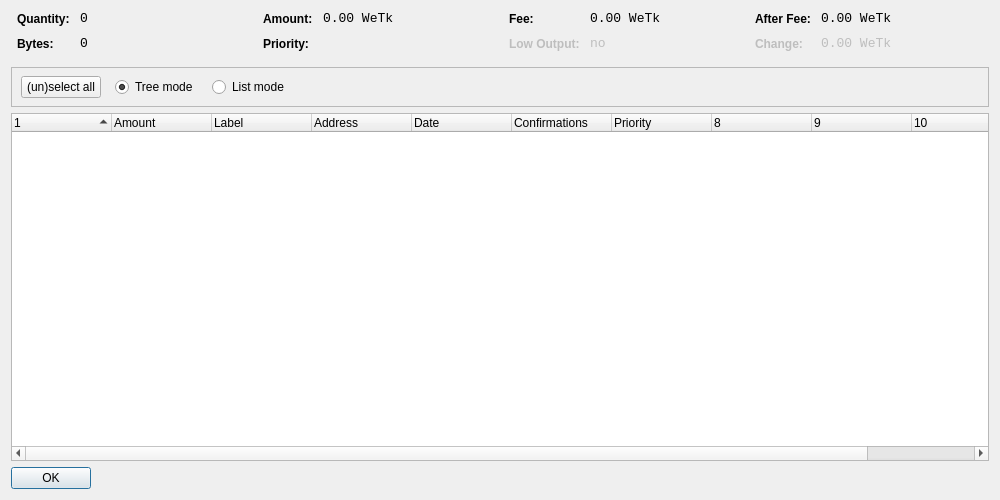
<?xml version="1.0" encoding="UTF-8"?>
<ui version="4.0">
 <class>CoinControlDialog</class>
 <widget class="QDialog" name="CoinControlDialog">
  <property name="geometry">
   <rect>
    <x>0</x>
    <y>0</y>
    <width>1000</width>
    <height>500</height>
   </rect>
  </property>
  <property name="windowTitle">
   <string>Coin Control</string>
  </property>
  <layout class="QVBoxLayout" name="verticalLayout">
   <item>
    <layout class="QHBoxLayout" name="horizontalLayoutTop" stretch="0,0,0,0">
     <property name="topMargin">
      <number>0</number>
     </property>
     <property name="bottomMargin">
      <number>10</number>
     </property>
     <item>
      <layout class="QFormLayout" name="formLayoutCoinControl1">
       <property name="horizontalSpacing">
        <number>10</number>
       </property>
       <property name="verticalSpacing">
        <number>10</number>
       </property>
       <property name="leftMargin">
        <number>6</number>
       </property>
       <property name="rightMargin">
        <number>6</number>
       </property>
       <item row="0" column="0">
        <widget class="QLabel" name="labelCoinControlQuantityText">
         <property name="styleSheet">
          <string notr="true">font-weight:bold;</string>
         </property>
         <property name="text">
          <string>Quantity:</string>
         </property>
        </widget>
       </item>
       <item row="0" column="1">
        <widget class="QLabel" name="labelCoinControlQuantity">
         <property name="font">
          <font>
           <family>Monospace</family>
           <pointsize>10</pointsize>
          </font>
         </property>
         <property name="cursor">
          <cursorShape>IBeamCursor</cursorShape>
         </property>
         <property name="contextMenuPolicy">
          <enum>Qt::ActionsContextMenu</enum>
         </property>
         <property name="text">
          <string notr="true">0</string>
         </property>
         <property name="textInteractionFlags">
          <set>Qt::LinksAccessibleByMouse|Qt::TextSelectableByKeyboard|Qt::TextSelectableByMouse</set>
         </property>
        </widget>
       </item>
       <item row="1" column="0">
        <widget class="QLabel" name="labelCoinControlBytesText">
         <property name="styleSheet">
          <string notr="true">font-weight:bold;</string>
         </property>
         <property name="text">
          <string>Bytes:</string>
         </property>
        </widget>
       </item>
       <item row="1" column="1">
        <widget class="QLabel" name="labelCoinControlBytes">
         <property name="font">
          <font>
           <family>Monospace</family>
           <pointsize>10</pointsize>
          </font>
         </property>
         <property name="cursor">
          <cursorShape>IBeamCursor</cursorShape>
         </property>
         <property name="contextMenuPolicy">
          <enum>Qt::ActionsContextMenu</enum>
         </property>
         <property name="text">
          <string notr="true">0</string>
         </property>
         <property name="textInteractionFlags">
          <set>Qt::LinksAccessibleByMouse|Qt::TextSelectableByKeyboard|Qt::TextSelectableByMouse</set>
         </property>
        </widget>
       </item>
      </layout>
     </item>
     <item>
      <layout class="QFormLayout" name="formLayoutCoinControl2">
       <property name="horizontalSpacing">
        <number>10</number>
       </property>
       <property name="verticalSpacing">
        <number>10</number>
       </property>
       <property name="leftMargin">
        <number>6</number>
       </property>
       <property name="rightMargin">
        <number>6</number>
       </property>
       <item row="0" column="0">
        <widget class="QLabel" name="labelCoinControlAmountText">
         <property name="styleSheet">
          <string notr="true">font-weight:bold;</string>
         </property>
         <property name="text">
          <string>Amount:</string>
         </property>
        </widget>
       </item>
       <item row="0" column="1">
        <widget class="QLabel" name="labelCoinControlAmount">
         <property name="font">
          <font>
           <family>Monospace</family>
           <pointsize>10</pointsize>
          </font>
         </property>
         <property name="cursor">
          <cursorShape>IBeamCursor</cursorShape>
         </property>
         <property name="contextMenuPolicy">
          <enum>Qt::ActionsContextMenu</enum>
         </property>
         <property name="text">
          <string notr="true">0.00 WeTk</string>
         </property>
         <property name="textInteractionFlags">
          <set>Qt::LinksAccessibleByMouse|Qt::TextSelectableByKeyboard|Qt::TextSelectableByMouse</set>
         </property>
        </widget>
       </item>
       <item row="1" column="0">
        <widget class="QLabel" name="labelCoinControlPriorityText">
         <property name="styleSheet">
          <string notr="true">font-weight:bold;</string>
         </property>
         <property name="text">
          <string>Priority:</string>
         </property>
        </widget>
       </item>
       <item row="1" column="1">
        <widget class="QLabel" name="labelCoinControlPriority">
         <property name="font">
          <font>
           <family>Monospace</family>
           <pointsize>10</pointsize>
          </font>
         </property>
         <property name="cursor">
          <cursorShape>IBeamCursor</cursorShape>
         </property>
         <property name="contextMenuPolicy">
          <enum>Qt::ActionsContextMenu</enum>
         </property>
         <property name="text">
          <string/>
         </property>
         <property name="textInteractionFlags">
          <set>Qt::LinksAccessibleByMouse|Qt::TextSelectableByKeyboard|Qt::TextSelectableByMouse</set>
         </property>
        </widget>
       </item>
      </layout>
     </item>
     <item>
      <layout class="QFormLayout" name="formLayoutCoinControl3">
       <property name="horizontalSpacing">
        <number>10</number>
       </property>
       <property name="verticalSpacing">
        <number>10</number>
       </property>
       <property name="leftMargin">
        <number>6</number>
       </property>
       <property name="rightMargin">
        <number>6</number>
       </property>
       <item row="0" column="0">
        <widget class="QLabel" name="labelCoinControlFeeText">
         <property name="styleSheet">
          <string notr="true">font-weight:bold;</string>
         </property>
         <property name="text">
          <string>Fee:</string>
         </property>
        </widget>
       </item>
       <item row="0" column="1">
        <widget class="QLabel" name="labelCoinControlFee">
         <property name="font">
          <font>
           <family>Monospace</family>
           <pointsize>10</pointsize>
          </font>
         </property>
         <property name="cursor">
          <cursorShape>IBeamCursor</cursorShape>
         </property>
         <property name="contextMenuPolicy">
          <enum>Qt::ActionsContextMenu</enum>
         </property>
         <property name="text">
          <string notr="true">0.00 WeTk</string>
         </property>
         <property name="textInteractionFlags">
          <set>Qt::LinksAccessibleByMouse|Qt::TextSelectableByKeyboard|Qt::TextSelectableByMouse</set>
         </property>
        </widget>
       </item>
       <item row="1" column="0">
        <widget class="QLabel" name="labelCoinControlLowOutputText">
         <property name="enabled">
          <bool>false</bool>
         </property>
         <property name="styleSheet">
          <string notr="true">font-weight:bold;</string>
         </property>
         <property name="text">
          <string>Low Output:</string>
         </property>
        </widget>
       </item>
       <item row="1" column="1">
        <widget class="QLabel" name="labelCoinControlLowOutput">
         <property name="enabled">
          <bool>false</bool>
         </property>
         <property name="font">
          <font>
           <family>Monospace</family>
           <pointsize>10</pointsize>
          </font>
         </property>
         <property name="cursor">
          <cursorShape>IBeamCursor</cursorShape>
         </property>
         <property name="contextMenuPolicy">
          <enum>Qt::ActionsContextMenu</enum>
         </property>
         <property name="text">
          <string notr="true">no</string>
         </property>
         <property name="textInteractionFlags">
          <set>Qt::LinksAccessibleByMouse|Qt::TextSelectableByKeyboard|Qt::TextSelectableByMouse</set>
         </property>
        </widget>
       </item>
      </layout>
     </item>
     <item>
      <layout class="QFormLayout" name="formLayoutCoinControl4">
       <property name="horizontalSpacing">
        <number>10</number>
       </property>
       <property name="verticalSpacing">
        <number>10</number>
       </property>
       <property name="leftMargin">
        <number>6</number>
       </property>
       <property name="rightMargin">
        <number>6</number>
       </property>
       <item row="0" column="0">
        <widget class="QLabel" name="labelCoinControlAfterFeeText">
         <property name="styleSheet">
          <string notr="true">font-weight:bold;</string>
         </property>
         <property name="text">
          <string>After Fee:</string>
         </property>
        </widget>
       </item>
       <item row="0" column="1">
        <widget class="QLabel" name="labelCoinControlAfterFee">
         <property name="font">
          <font>
           <family>Monospace</family>
           <pointsize>10</pointsize>
          </font>
         </property>
         <property name="cursor">
          <cursorShape>IBeamCursor</cursorShape>
         </property>
         <property name="contextMenuPolicy">
          <enum>Qt::ActionsContextMenu</enum>
         </property>
         <property name="text">
          <string notr="true">0.00 WeTk</string>
         </property>
         <property name="textInteractionFlags">
          <set>Qt::LinksAccessibleByMouse|Qt::TextSelectableByKeyboard|Qt::TextSelectableByMouse</set>
         </property>
        </widget>
       </item>
       <item row="1" column="0">
        <widget class="QLabel" name="labelCoinControlChangeText">
         <property name="enabled">
          <bool>false</bool>
         </property>
         <property name="styleSheet">
          <string notr="true">font-weight:bold;</string>
         </property>
         <property name="text">
          <string>Change:</string>
         </property>
        </widget>
       </item>
       <item row="1" column="1">
        <widget class="QLabel" name="labelCoinControlChange">
         <property name="enabled">
          <bool>false</bool>
         </property>
         <property name="font">
          <font>
           <family>Monospace</family>
           <pointsize>10</pointsize>
          </font>
         </property>
         <property name="cursor">
          <cursorShape>IBeamCursor</cursorShape>
         </property>
         <property name="contextMenuPolicy">
          <enum>Qt::ActionsContextMenu</enum>
         </property>
         <property name="text">
          <string notr="true">0.00 WeTk</string>
         </property>
         <property name="textInteractionFlags">
          <set>Qt::LinksAccessibleByMouse|Qt::TextSelectableByKeyboard|Qt::TextSelectableByMouse</set>
         </property>
        </widget>
       </item>
      </layout>
     </item>
    </layout>
   </item>
   <item>
    <widget class="QFrame" name="frame">
     <property name="minimumSize">
      <size>
       <width>0</width>
       <height>40</height>
      </size>
     </property>
     <property name="frameShape">
      <enum>QFrame::StyledPanel</enum>
     </property>
     <property name="frameShadow">
      <enum>QFrame::Sunken</enum>
     </property>
     <widget class="QWidget" name="horizontalLayoutWidget">
      <property name="geometry">
       <rect>
        <x>10</x>
        <y>0</y>
        <width>781</width>
        <height>41</height>
       </rect>
      </property>
      <layout class="QHBoxLayout" name="horizontalLayoutPanel" stretch="0,0,0,0,0">
       <property name="spacing">
        <number>14</number>
       </property>
       <item>
        <widget class="QPushButton" name="pushButtonSelectAll">
         <property name="sizePolicy">
          <sizepolicy hsizetype="Maximum" vsizetype="Fixed">
           <horstretch>0</horstretch>
           <verstretch>0</verstretch>
          </sizepolicy>
         </property>
         <property name="text">
          <string>(un)select all</string>
         </property>
        </widget>
       </item>
       <item>
        <widget class="QRadioButton" name="radioTreeMode">
         <property name="sizePolicy">
          <sizepolicy hsizetype="Maximum" vsizetype="Fixed">
           <horstretch>0</horstretch>
           <verstretch>0</verstretch>
          </sizepolicy>
         </property>
         <property name="text">
          <string>Tree mode</string>
         </property>
         <property name="checked">
          <bool>true</bool>
         </property>
        </widget>
       </item>
       <item>
        <widget class="QRadioButton" name="radioListMode">
         <property name="sizePolicy">
          <sizepolicy hsizetype="Maximum" vsizetype="Fixed">
           <horstretch>0</horstretch>
           <verstretch>0</verstretch>
          </sizepolicy>
         </property>
         <property name="text">
          <string>List mode</string>
         </property>
        </widget>
       </item>
       <item>
        <spacer name="horizontalSpacer">
         <property name="orientation">
          <enum>Qt::Horizontal</enum>
         </property>
         <property name="sizeHint" stdset="0">
          <size>
           <width>40</width>
           <height>20</height>
          </size>
         </property>
        </spacer>
       </item>
      </layout>
     </widget>
    </widget>
   </item>
   <item>
    <widget class="CoinControlTreeWidget" name="treeWidget">
     <property name="contextMenuPolicy">
      <enum>Qt::CustomContextMenu</enum>
     </property>
     <property name="sortingEnabled">
      <bool>false</bool>
     </property>
     <property name="columnCount">
      <number>11</number>
     </property>
     <attribute name="headerShowSortIndicator" stdset="0">
      <bool>true</bool>
     </attribute>
     <attribute name="headerStretchLastSection">
      <bool>false</bool>
     </attribute>
     <column>
      <property name="text">
       <string/>
      </property>
     </column>
     <column>
      <property name="text">
       <string>Amount</string>
      </property>
     </column>
     <column>
      <property name="text">
       <string>Label</string>
      </property>
     </column>
     <column>
      <property name="text">
       <string>Address</string>
      </property>
     </column>
     <column>
      <property name="text">
       <string>Date</string>
      </property>
     </column>
     <column>
      <property name="text">
       <string>Confirmations</string>
      </property>
      <property name="toolTip">
       <string>Confirmed</string>
      </property>
     </column>
     <column>
      <property name="text">
       <string>Priority</string>
      </property>
     </column>
     <column>
      <property name="text">
       <string/>
      </property>
     </column>
     <column>
      <property name="text">
       <string/>
      </property>
     </column>
     <column>
      <property name="text">
       <string/>
      </property>
     </column>
     <column>
      <property name="text">
       <string/>
      </property>
     </column>
    </widget>
   </item>
   <item>
    <widget class="QDialogButtonBox" name="buttonBox">
     <property name="sizePolicy">
      <sizepolicy hsizetype="Maximum" vsizetype="Fixed">
       <horstretch>0</horstretch>
       <verstretch>0</verstretch>
      </sizepolicy>
     </property>
     <property name="orientation">
      <enum>Qt::Horizontal</enum>
     </property>
     <property name="standardButtons">
      <set>QDialogButtonBox::Ok</set>
     </property>
    </widget>
   </item>
  </layout>
 </widget>
 <customwidgets>
  <customwidget>
   <class>CoinControlTreeWidget</class>
   <extends>QTreeWidget</extends>
   <header>coincontroltreewidget.h</header>
  </customwidget>
 </customwidgets>
 <resources/>
 <connections/>
</ui>
